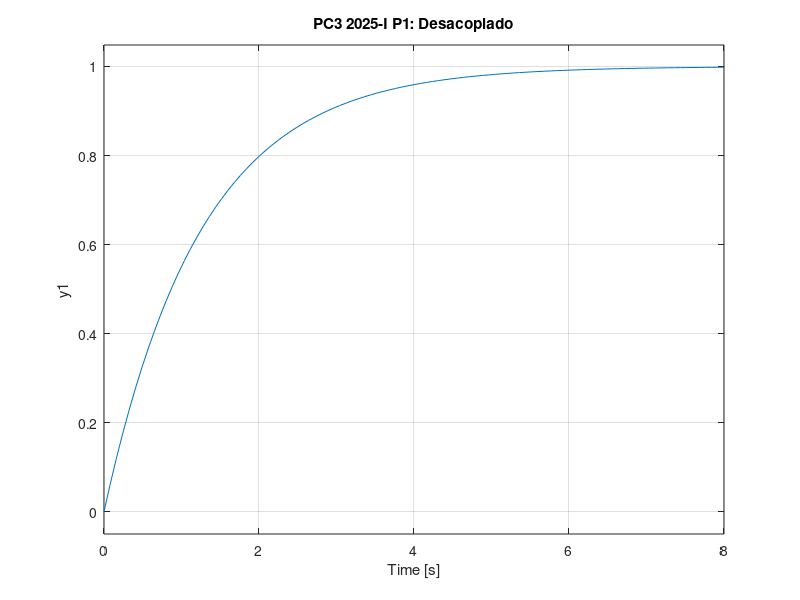

MATLAB code for this plot: (Note: this script raises an error after producing the figure.)
%% Practica Calificada 3 - 2025 I
%% Pregunta 1: Desacoplamiento, LQG y control en cascada
clear all; close all; clc;

% Item a): controlador por desacoplamiento
s = tf('s');
Gp = 1/(10*s^2);

tau = 5/4;
Gl = 1/(tau*s);
Gc = inv(Gp)*Gl;

Gt = feedback(Gc*Gp, 1);
figure;
step(Gt)
title('PC3 2025-I P1: Desacoplado')
stepinfo(Gt)

% Item b): LQG con accion integral
Sp = minreal(ss(Gp));
A = Sp.A; B = Sp.B;
C = Sp.C; D = Sp.D;

Ae = [A, zeros(2,1); -C, 0];
Be = [B; 0];

Q = diag([1 10 100]); R = 0.1;
[Ke, ~] = lqr(Ae, Be, Q, R);
K = Ke(1:end-1);
Ki = -Ke(end);

G = eye(2);
Qn = diag([1 1]); Rn = 1;
L = lqe(A, G, C, Qn, Rn);

At = [A, -B*K, Ki*B;
      L*C, A-B*K-L*C, Ki*B;
      -C, zeros(1,2), 0];
Bt = [zeros(2,1); zeros(2,1); 1];
Ct = [C, zeros(1,2), 0];
Dt = D;
St = ss(At, Bt, Ct, Dt);
figure;
step(St);
title('PC3 2025-I P1: LQG')

% Item c): control en cascada desacoplado-LQG
Gp2 = 1/(10*s);
tau = 4/4;
Gl2 = 1/(tau*s);
Gc2 = inv(Gp2)*Gl2;

Gt2 = feedback(Gc2*Gp2, 1);
figure;
step(Gt2)
title('PC3 2025-I P1: Lazo interno')
stepinfo(Gt2)

Gp1 = 1/s;
Sp1 = minreal(ss(Gt2*Gp1));
A = Sp1.A; B = Sp1.B;
C = Sp1.C; D = Sp1.D;
zpk(Sp1)

Ae = [A, zeros(2,1); -C, 0];
Be = [B; 0];

Q = diag([1 10 100]); R = 0.1;
[Ke, ~] = lqr(Ae, Be, Q, R);
K = Ke(1:end-1);
Ki = -Ke(end);

G = eye(2);
Qn = diag([1 1]); Rn = 1;
L = lqe(A, G, C, Qn, Rn);

At = [A, -B*K, Ki*B;
      L*C, A-B*K-L*C, Ki*B;
      -C, zeros(1,2), 0];
Bt = [zeros(2,1); zeros(2,1); 1];
Ct = [C, zeros(1,2), 0];
Dt = D;
St1 = ss(At, Bt, Ct, Dt);
figure;
step(St1);
title('PC3 2025-I P1: Desacoplado-LQG en cascada')
